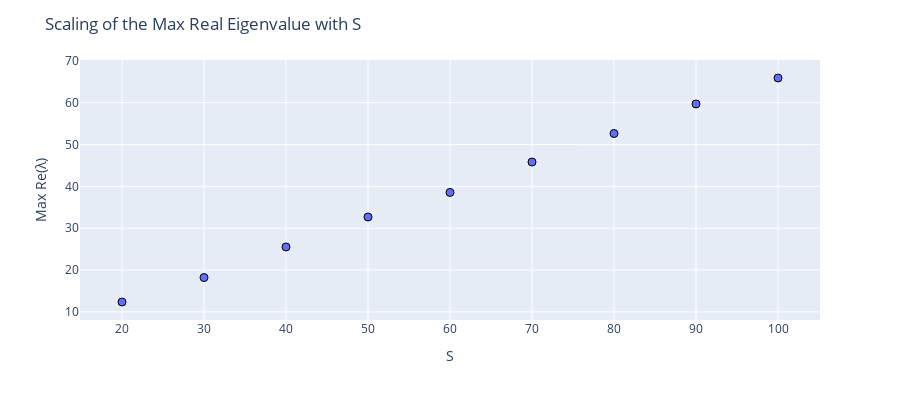

The code cell stored with this chart in its notebook:
### Markdown cell above
# Point 2
To  generate the same as above for mutualistic structure simply impose that with probability $C$:
$$
    \{\alpha_{ij}, \alpha{ji}\} = \{|x_1|, |x_2|\}
$$ 
where $x_1$ and $x_2$ are sampled from the distribution $\mathcal{D}$.

### Code cell
np.random.seed(1245)

# setting
S_vec = np.arange(20, 110, 10).astype(int)  # number of species
N = 5                                       # number of iterations for each species (take the average value)

df_max_re = pd.DataFrame(columns=['Maxeig', 'S'])
appended_data = []

# build the random matrices and find the max real eigenvalue
for s in S_vec:
    max_eig = []
    for i in range(N):
        M = randommatrix(s, d, C, mutualistic=True)
        eig_M, _ = np.linalg.eig(M)
        
        max_eig.append(np.max(np.real(eig_M)))
    
    df_max_re = df_max_re.append({'Maxeig': np.average(max_eig), 'S':str(s)}, ignore_index=True)
        
display(df_max_re.round(2))

# plot
fig = px.scatter(df_max_re, x="S", y="Maxeig")

fig.update_layout(
    title="Scaling of the Max Real Eigenvalue with S",
    xaxis_title="S",
    yaxis_title="Max Re(λ)",
    width=900,
    height=400
)
fig.update_traces(
    marker = dict(size=8,
                  line=dict(width=1, color='Black')
    )
)

fig.show()

### Figure 1 — Plotly figure (JSON) as saved in the notebook; plotly's stock layout.template omitted (floating-point values rounded to 4 significant figures)
{"data": [{"hovertemplate": "S=%{x}<br>Maxeig=%{y}<extra></extra>", "legendgroup": "", "marker": {"color": "#636efa", "line": {"color": "Black", "width": 1}, "size": 8, "symbol": "circle"}, "mode": "markers", "name": "", "orientation": "v", "showlegend": false, "type": "scatter", "x": ["20", "30", "40", "50", "60", "70", "80", "90", "100"], "xaxis": "x", "y": [12.36, 18.21, 25.52, 32.69, 38.55, 45.82, 52.63, 59.69, 65.9], "yaxis": "y"}], "layout": {"height": 400, "legend": {"tracegroupgap": 0}, "margin": {"t": 60}, "title": {"text": "Scaling of the Max Real Eigenvalue with S"}, "width": 900, "xaxis": {"anchor": "y", "domain": [0, 1], "title": {"text": "S"}}, "yaxis": {"anchor": "x", "domain": [0, 1], "title": {"text": "Max Re(λ)"}}}}
